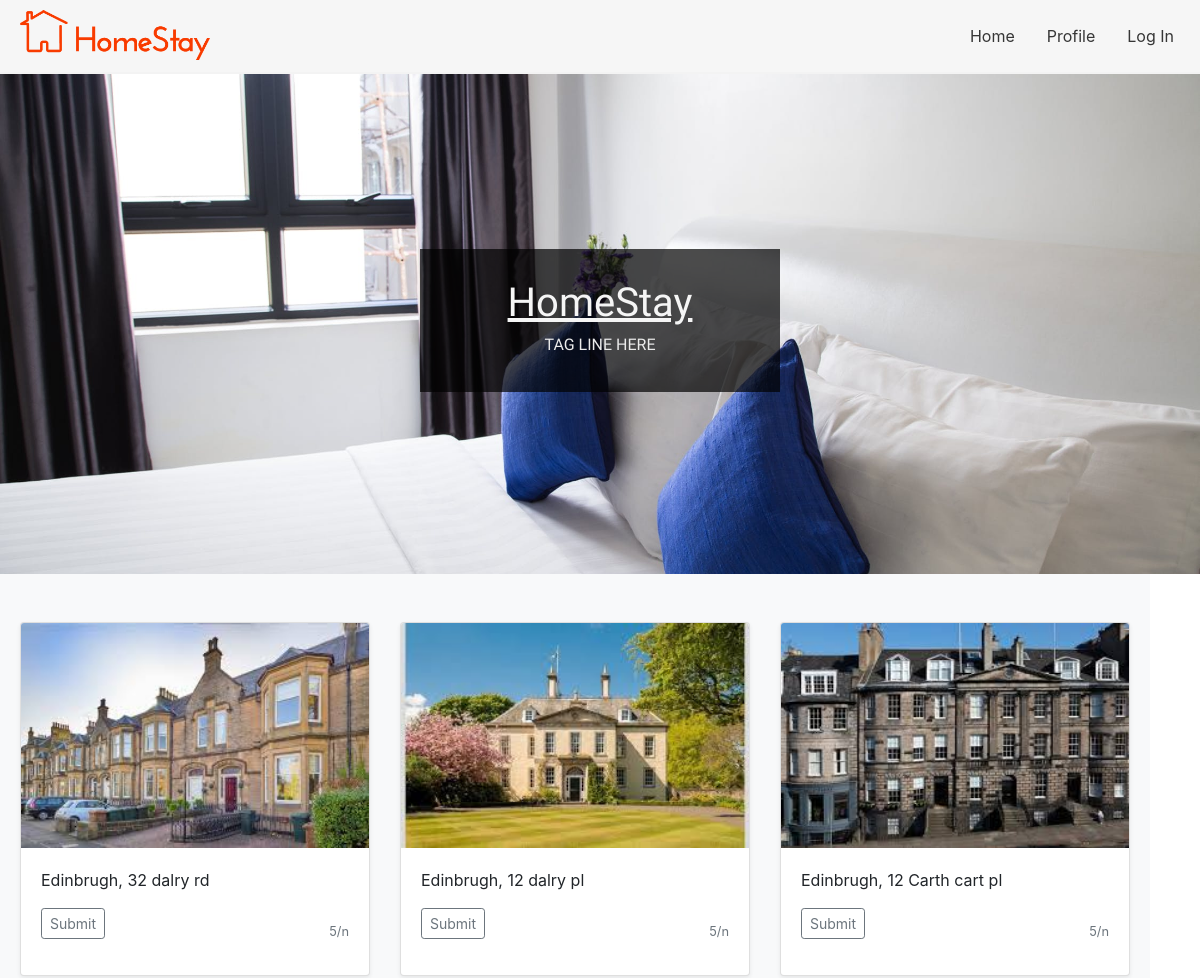
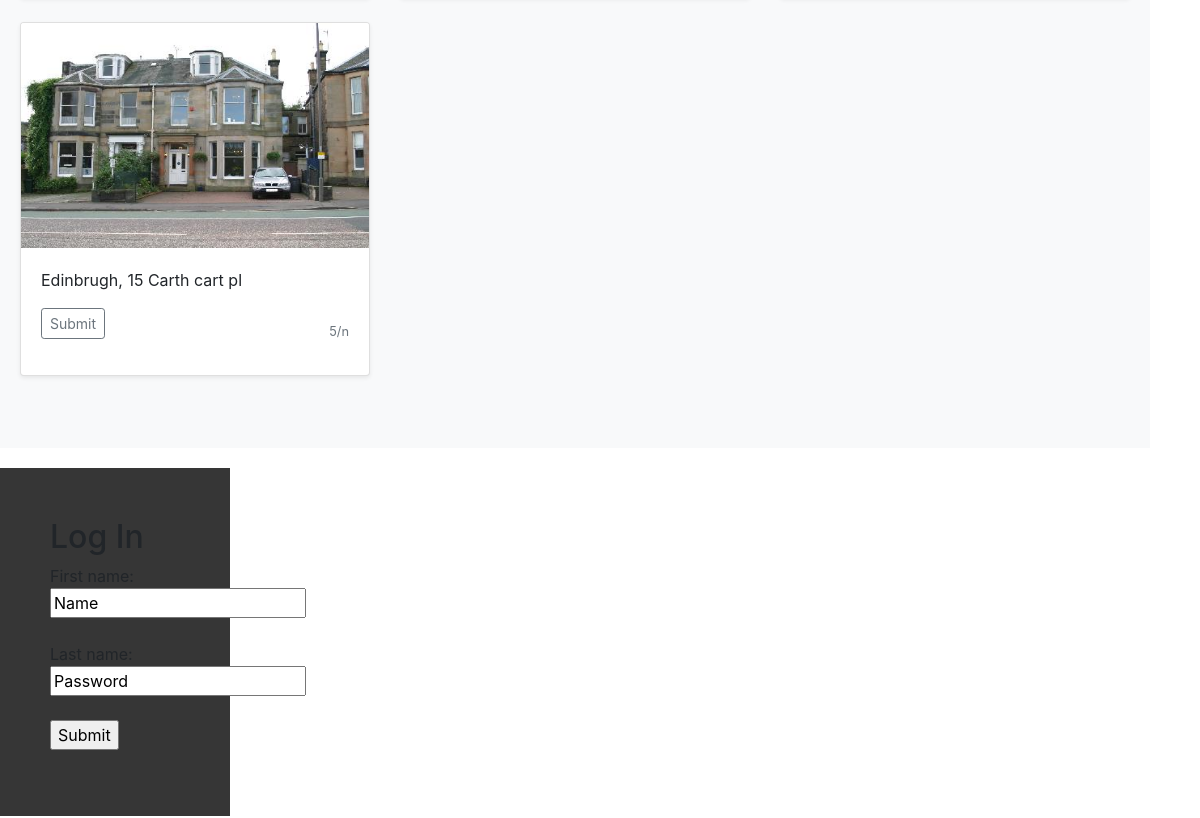
/homestay (upper part), run on an earlier commit of the app's database (2 pictures, top to bottom).
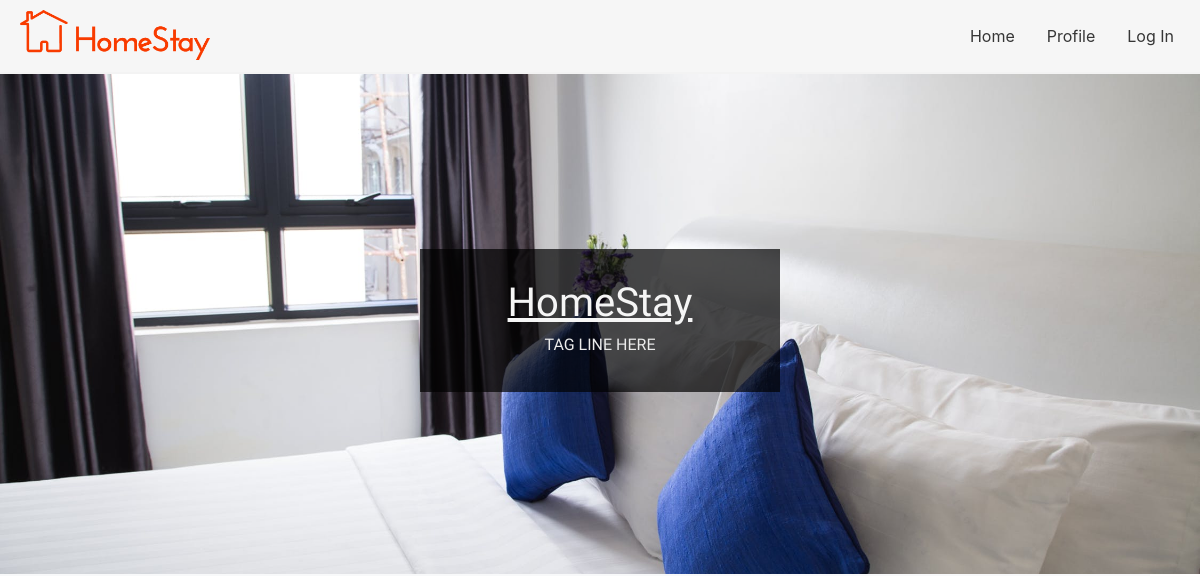
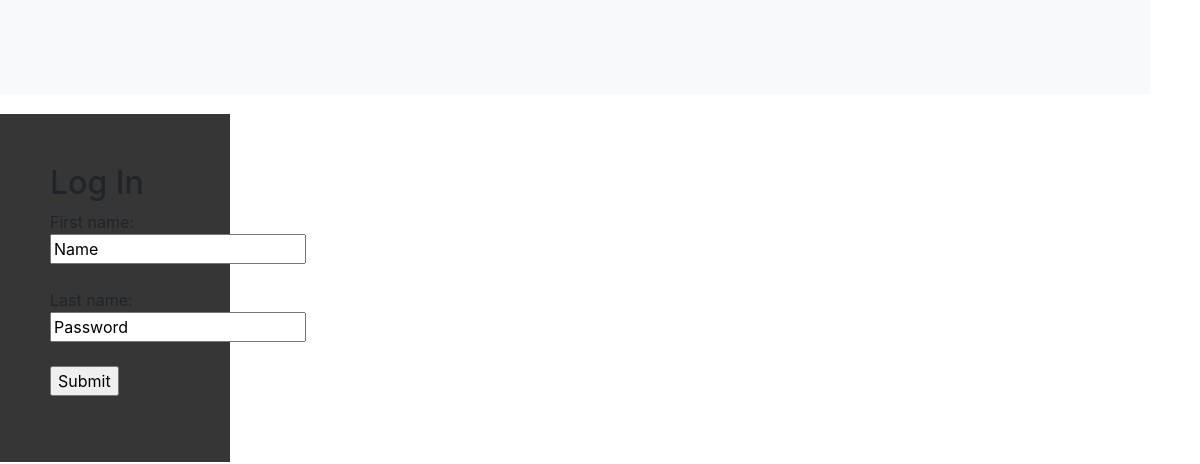
And on a later commit of the database (2 pictures, top to bottom).
### tables this page shows
CREATE TABLE Vacancies (
        vacancyID integer NOT NULL UNIQUE,
        hostID int NOT NULL,
        location varchar(255) NOT NULL,
        description varchar(255),
        rate varchar(255) NOT NULL,
        startDate date NOT NULL,
        endDate date NOT NULL,
        available bit DEFAULT 1,
        curfew varchar(255),
        extraInfo varchar(255),
        images varchar(255),
        PRIMARY KEY (vacancyID),
        FOREIGN KEY (hostID) REFERENCES Host(hostID)
);

### launch.py (the view)
@app.route('/homestay', methods=["POST","GET"])
def  HomePageSlected(name=None):
		try:
			print (session['Type'])
			if session['Type'] == 'Host':
                        	UserType = 'Host'
			else:
                        	UserType = 'Applicant'
		except:
			print ("Not A HOST")
			UserType = "Visitor"
		db= get_db()
		data = db.cursor().execute("SELECT * FROM Vacancies")
		data = list(data.fetchall())
		urlHelper = "homestay/listing/"
		return render_template("index.html",data=data,urlHelper=urlHelper,ut=UserType)

### launch.py (called while the page is built)
def get_db():
  db = getattr(g, 'db', None)
  if db is None:
    db = sqlite3.connect(db_location)
    g.db = db
  return db

@app.teardown_appcontext
def  close_db_connection(exception):
  db = getattr(g, 'db' , None)
  if db is not None:
    db.close()

### templates/index.html (shortened to what this page needs)
<html>
  <head>
    <link rel="stylesheet" href="https://stackpath.bootstrapcdn.com/bootstrap/4.1.3/css/bootstrap.min.css">
    <link href="../static/css/styles.css" type="text/css" rel="stylesheet">
  </head>
  <body>
    <nav>
        <ul>
          <a href="../../../../../homestay"><img src="../static/images/logo.jpg" style="height: 50px; padding-left: 10px; padding-right:10px;"/></a>
          <li><a href="../../../../../homestay/login">Log In</a></li>
          <li><a href="../../../../../homestay/profile">Profile</a></li>
          <li><a href="../../../../../homestay">Home</a></li>
        </ul>
    </nav>
    <div id= "header">
      <div id="header-text">
        <h1>HomeStay</h1>
        <h3>Tag line here</h3>
    </div>
    </div>
    <main>
      <div id="main-content">
        <div class="album py-5 bg-light">
           <div class="container">
              <div class="row">
              	{% for Vacancies in data %}
                    <div class="col-md-4">
                        <div class="card mb-4 shadow-sm">
                           <img class="card-img-top" data-src="holder.js/100px225?theme=thumb&amp;bg=55595c&amp;fg=eceeef&amp;text=Thumbnail" alt="Thumbnail [100%x225]" style="height: 225px; width: 100%; display: block;" src={{"static/uploads/" +Vacancies[10]}} data-holder-rendered="true">
                           <div class="card-body">
                                <p class="card-text" name="location" value={{Vacancies[2]}} >{{Vacancies[2]}} </p>
                                 <div class="d-flex justify-content-between align-items-center">
                                   <div class="btn-group">
                                        <form action={{urlHelper + Vacancies[0]|string}}>
                                           <input type="submit" class="btn btn-sm btn-outline-secondary" value"View"/>
                                        </form>
                                   </div>
                                   <small class="text-muted">{{Vacancies[4]}}</small>
                                </div>
                           </div>
                        </div>
                    </div>
                {% endfor %}
              </div>
           </div>
        </div>
	<aside>
            <h2>Log In</h2>
            <form action="/.php">
            First name:<br>
            <input type="text" name="firstname" value="Name">
            <br><br>
            Last name:<br>
            <input type="text" name="lastname" value="Password">
            <br><br>
            <input type="submit" value="Submit">
          </form>
        </aside>
      </div>
    </main>
  </body>
</html>

### static/css/styles.css (style rules this page uses)
body { margin: 0px; overflow-y: scroll; }
main { padding-left: : 50px; padding-right: 50px; padding-bottom: 200px; position: inherit; }
aside { padding: 50px; margin-top: 20px; margin-bottom: 20px; width: 20%; background-color: rgb(54,54,54); }
#header { width:100%; height: 500px; background-image: url("../images/bedroom_banner.jpg"); background-size: cover; background-position: center; top: 0px; }
#header-text { margin: auto; position: relative; text-align: center; vertical-align: middle; font-family: 'Josefin Sans', sans-serif; padding:30px; top:175px; background-color: rgb(0,0,0,0.7); width: 30%; }
#header-text h1 { color: rgb(245,245,245); text-decoration: underline; }
#header-text h3 { text-transform: uppercase; font-size: 16px; color: rgb(235, 235,235); }
nav { position: sticky; top: 0; vertical-align: middle; background-color: rgb(246,246,246,0.9); padding: 10px; border-bottom: #f3f3f3 solid 2px; z-index: 99; }
nav ul { list-style-type: none; margin: 0; padding: 0; overflow: hidden; }
nav li { float:right; }
nav li a { display: block; color: rgb(54,54,54); text-align: center; padding: 14px 16px; text-decoration: none; transition: 1.5s; }

What changed in the data, as far as the page shows it:
removed Vacancies: images (picture), location "Edinbrugh, 32 dalry rd", rate "5/n"
removed Vacancies: images (picture), location "Edinbrugh, 12 dalry pl", rate "5/n"
removed Vacancies: images (picture), location "Edinbrugh, 12 Carth cart pl", rate "5/n"
removed Vacancies: images (picture), location "Edinbrugh, 15 Carth cart pl", rate "5/n"
